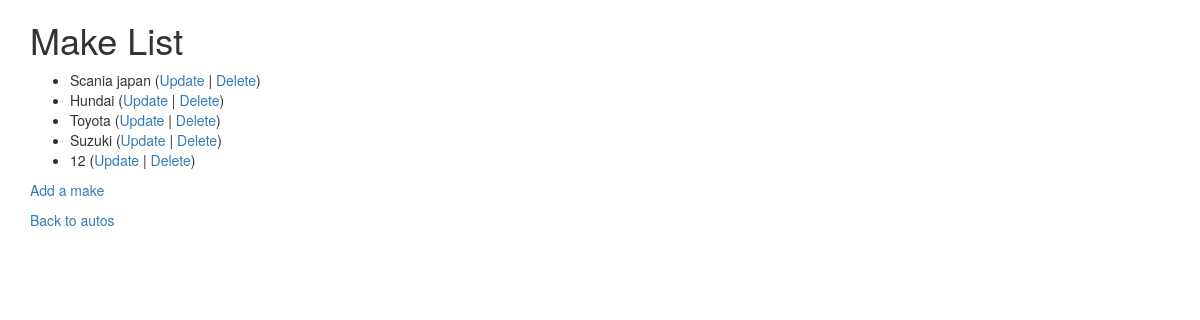
Page /autos/lookup/ (signed in) on the committed database.
### autos/models.py (models this page shows, shortened)
class Make(models.Model):
    name = models.CharField(
        max_length=200,
        help_text='Enter a Make',
        validators=[MinLengthValidator(2, 'Enter at least two character')]
    )

### autos/views.py (the view)
# urls.py: path('lookup/', views.MakeView.as_view(), name='make_list'),  # path: for make list view
class MakeView(LoginRequiredMixin, View):
    def get(self, request):
        ml = Make.objects.all()
        ctx = {
            'make_list': ml
        }
        return render(request, 'autos/make_list.html', ctx)

### autos/templates/autos/make_list.html
{% extends 'base_bootstrap.html' %}
{% block content %}
    <h1>Make List</h1>
    {% if make_list %}
        <ul>
            {% for make in make_list %}
                <li>
                    {{ make.name }}
                    (<a href="{% url 'autos:make_update' make.id %}">Update</a> |
                    <a href="{% url 'autos:make_delete' make.id %}">Delete</a>)
                </li>
            {% endfor %}
        </ul>
    {% else %}
        <p>There are no makes in the library.</p>
    {% endif %}
    <p>
        <a href="{% url 'autos:make_create' %}">Add a make</a>
    </p>
    <p>
        <a href="{% url 'autos:all' %}">Back to autos</a>
    </p>
{% endblock %}

### rows in the picture
Make: name "Scania japan"
Make: name "Hundai"
Make: name "Toyota"
Make: name "Suzuki"
Make: name "12"
